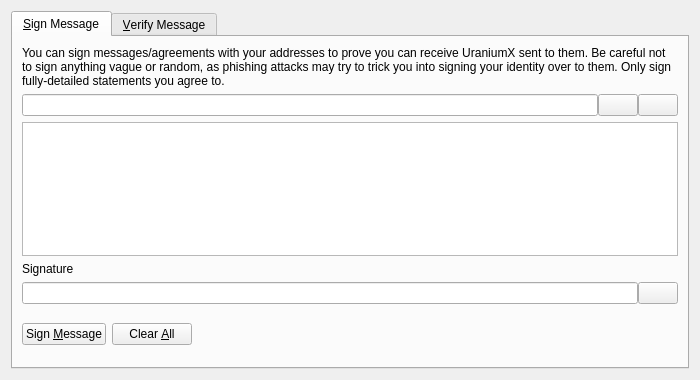
<?xml version="1.0" encoding="UTF-8"?>
<ui version="4.0">
 <class>SignVerifyMessageDialog</class>
 <widget class="QDialog" name="SignVerifyMessageDialog">
  <property name="geometry">
   <rect>
    <x>0</x>
    <y>0</y>
    <width>700</width>
    <height>380</height>
   </rect>
  </property>
  <property name="windowTitle">
   <string>Signatures - Sign / Verify a Message</string>
  </property>
  <property name="modal">
   <bool>true</bool>
  </property>
  <layout class="QVBoxLayout" name="verticalLayout">
   <item>
    <widget class="QTabWidget" name="tabWidget">
     <property name="currentIndex">
      <number>0</number>
     </property>
     <widget class="QWidget" name="tabSignMessage">
      <attribute name="title">
       <string>&amp;Sign Message</string>
      </attribute>
      <layout class="QVBoxLayout" name="verticalLayout_SM">
       <item>
        <widget class="QLabel" name="infoLabel_SM">
         <property name="text">
          <string>You can sign messages/agreements with your addresses to prove you can receive UraniumX sent to them. Be careful not to sign anything vague or random, as phishing attacks may try to trick you into signing your identity over to them. Only sign fully-detailed statements you agree to.</string>
         </property>
         <property name="textFormat">
          <enum>Qt::PlainText</enum>
         </property>
         <property name="wordWrap">
          <bool>true</bool>
         </property>
        </widget>
       </item>
       <item>
        <layout class="QHBoxLayout" name="horizontalLayout_1_SM">
         <property name="spacing">
          <number>0</number>
         </property>
         <item>
          <widget class="QValidatedLineEdit" name="addressIn_SM">
           <property name="toolTip">
            <string>The UraniumX address to sign the message with</string>
           </property>
          </widget>
         </item>
         <item>
          <widget class="QPushButton" name="addressBookButton_SM">
           <property name="toolTip">
            <string>Choose previously used address</string>
           </property>
           <property name="text">
            <string/>
           </property>
           <property name="icon">
            <iconset resource="../bitcoin.qrc">
             <normaloff>:/icons/address-book</normaloff>:/icons/address-book</iconset>
           </property>
           <property name="shortcut">
            <string>Alt+A</string>
           </property>
           <property name="autoDefault">
            <bool>false</bool>
           </property>
          </widget>
         </item>
         <item>
          <widget class="QPushButton" name="pasteButton_SM">
           <property name="toolTip">
            <string>Paste address from clipboard</string>
           </property>
           <property name="text">
            <string/>
           </property>
           <property name="icon">
            <iconset resource="../bitcoin.qrc">
             <normaloff>:/icons/editpaste</normaloff>:/icons/editpaste</iconset>
           </property>
           <property name="shortcut">
            <string>Alt+P</string>
           </property>
           <property name="autoDefault">
            <bool>false</bool>
           </property>
          </widget>
         </item>
        </layout>
       </item>
       <item>
        <widget class="QPlainTextEdit" name="messageIn_SM">
         <property name="toolTip">
          <string>Enter the message you want to sign here</string>
         </property>
        </widget>
       </item>
       <item>
        <widget class="QLabel" name="signatureLabel_SM">
         <property name="text">
          <string>Signature</string>
         </property>
         <property name="textFormat">
          <enum>Qt::PlainText</enum>
         </property>
        </widget>
       </item>
       <item>
        <layout class="QHBoxLayout" name="horizontalLayout_2_SM">
         <property name="spacing">
          <number>0</number>
         </property>
         <item>
          <widget class="QLineEdit" name="signatureOut_SM">
           <property name="font">
            <font>
             <italic>true</italic>
            </font>
           </property>
           <property name="readOnly">
            <bool>true</bool>
           </property>
          </widget>
         </item>
         <item>
          <widget class="QPushButton" name="copySignatureButton_SM">
           <property name="toolTip">
            <string>Copy the current signature to the system clipboard</string>
           </property>
           <property name="text">
            <string/>
           </property>
           <property name="icon">
            <iconset resource="../bitcoin.qrc">
             <normaloff>:/icons/editcopy</normaloff>:/icons/editcopy</iconset>
           </property>
           <property name="autoDefault">
            <bool>false</bool>
           </property>
          </widget>
         </item>
        </layout>
       </item>
       <item>
        <layout class="QHBoxLayout" name="horizontalLayout_3_SM">
         <item>
          <widget class="QPushButton" name="signMessageButton_SM">
           <property name="toolTip">
            <string>Sign the message to prove you own this UraniumX address</string>
           </property>
           <property name="text">
            <string>Sign &amp;Message</string>
           </property>
           <property name="icon">
            <iconset resource="../bitcoin.qrc">
             <normaloff>:/icons/edit</normaloff>:/icons/edit</iconset>
           </property>
           <property name="autoDefault">
            <bool>false</bool>
           </property>
          </widget>
         </item>
         <item>
          <widget class="QPushButton" name="clearButton_SM">
           <property name="toolTip">
            <string>Reset all sign message fields</string>
           </property>
           <property name="text">
            <string>Clear &amp;All</string>
           </property>
           <property name="icon">
            <iconset resource="../bitcoin.qrc">
             <normaloff>:/icons/remove</normaloff>:/icons/remove</iconset>
           </property>
           <property name="autoDefault">
            <bool>false</bool>
           </property>
          </widget>
         </item>
         <item>
          <spacer name="horizontalSpacer_1_SM">
           <property name="orientation">
            <enum>Qt::Horizontal</enum>
           </property>
           <property name="sizeHint" stdset="0">
            <size>
             <width>40</width>
             <height>48</height>
            </size>
           </property>
          </spacer>
         </item>
         <item>
          <widget class="QLabel" name="statusLabel_SM">
           <property name="font">
            <font>
             <weight>75</weight>
             <bold>true</bold>
            </font>
           </property>
           <property name="text">
            <string/>
           </property>
           <property name="wordWrap">
            <bool>true</bool>
           </property>
          </widget>
         </item>
         <item>
          <spacer name="horizontalSpacer_2_SM">
           <property name="orientation">
            <enum>Qt::Horizontal</enum>
           </property>
           <property name="sizeHint" stdset="0">
            <size>
             <width>40</width>
             <height>48</height>
            </size>
           </property>
          </spacer>
         </item>
        </layout>
       </item>
      </layout>
     </widget>
     <widget class="QWidget" name="tabVerifyMessage">
      <attribute name="title">
       <string>&amp;Verify Message</string>
      </attribute>
      <layout class="QVBoxLayout" name="verticalLayout_VM">
       <item>
        <widget class="QLabel" name="infoLabel_VM">
         <property name="text">
          <string>Enter the receiver's address, message (ensure you copy line breaks, spaces, tabs, etc. exactly) and signature below to verify the message. Be careful not to read more into the signature than what is in the signed message itself, to avoid being tricked by a man-in-the-middle attack. Note that this only proves the signing party receives with the address, it cannot prove sendership of any transaction!</string>
         </property>
         <property name="textFormat">
          <enum>Qt::PlainText</enum>
         </property>
         <property name="alignment">
          <set>Qt::AlignLeading|Qt::AlignLeft|Qt::AlignTop</set>
         </property>
         <property name="wordWrap">
          <bool>true</bool>
         </property>
        </widget>
       </item>
       <item>
        <layout class="QHBoxLayout" name="horizontalLayout_1_VM">
         <property name="spacing">
          <number>0</number>
         </property>
         <item>
          <widget class="QValidatedLineEdit" name="addressIn_VM">
           <property name="toolTip">
            <string>The UraniumX address the message was signed with</string>
           </property>
          </widget>
         </item>
         <item>
          <widget class="QPushButton" name="addressBookButton_VM">
           <property name="toolTip">
            <string>Choose previously used address</string>
           </property>
           <property name="text">
            <string/>
           </property>
           <property name="icon">
            <iconset resource="../bitcoin.qrc">
             <normaloff>:/icons/address-book</normaloff>:/icons/address-book</iconset>
           </property>
           <property name="shortcut">
            <string>Alt+A</string>
           </property>
           <property name="autoDefault">
            <bool>false</bool>
           </property>
          </widget>
         </item>
        </layout>
       </item>
       <item>
        <widget class="QPlainTextEdit" name="messageIn_VM"/>
       </item>
       <item>
        <widget class="QValidatedLineEdit" name="signatureIn_VM"/>
       </item>
       <item>
        <layout class="QHBoxLayout" name="horizontalLayout_2_VM">
         <item>
          <widget class="QPushButton" name="verifyMessageButton_VM">
           <property name="toolTip">
            <string>Verify the message to ensure it was signed with the specified UraniumX address</string>
           </property>
           <property name="text">
            <string>Verify &amp;Message</string>
           </property>
           <property name="icon">
            <iconset resource="../bitcoin.qrc">
             <normaloff>:/icons/transaction_0</normaloff>:/icons/transaction_0</iconset>
           </property>
           <property name="autoDefault">
            <bool>false</bool>
           </property>
          </widget>
         </item>
         <item>
          <widget class="QPushButton" name="clearButton_VM">
           <property name="toolTip">
            <string>Reset all verify message fields</string>
           </property>
           <property name="text">
            <string>Clear &amp;All</string>
           </property>
           <property name="icon">
            <iconset resource="../bitcoin.qrc">
             <normaloff>:/icons/remove</normaloff>:/icons/remove</iconset>
           </property>
           <property name="autoDefault">
            <bool>false</bool>
           </property>
          </widget>
         </item>
         <item>
          <spacer name="horizontalSpacer_1_VM">
           <property name="orientation">
            <enum>Qt::Horizontal</enum>
           </property>
           <property name="sizeHint" stdset="0">
            <size>
             <width>40</width>
             <height>48</height>
            </size>
           </property>
          </spacer>
         </item>
         <item>
          <widget class="QLabel" name="statusLabel_VM">
           <property name="font">
            <font>
             <weight>75</weight>
             <bold>true</bold>
            </font>
           </property>
           <property name="text">
            <string/>
           </property>
           <property name="wordWrap">
            <bool>true</bool>
           </property>
          </widget>
         </item>
         <item>
          <spacer name="horizontalSpacer_2_VM">
           <property name="orientation">
            <enum>Qt::Horizontal</enum>
           </property>
           <property name="sizeHint" stdset="0">
            <size>
             <width>40</width>
             <height>48</height>
            </size>
           </property>
          </spacer>
         </item>
        </layout>
       </item>
      </layout>
     </widget>
    </widget>
   </item>
  </layout>
 </widget>
 <customwidgets>
  <customwidget>
   <class>QValidatedLineEdit</class>
   <extends>QLineEdit</extends>
   <header>qvalidatedlineedit.h</header>
  </customwidget>
 </customwidgets>
 <resources>
  <include location="../bitcoin.qrc"/>
 </resources>
 <connections/>
</ui>
